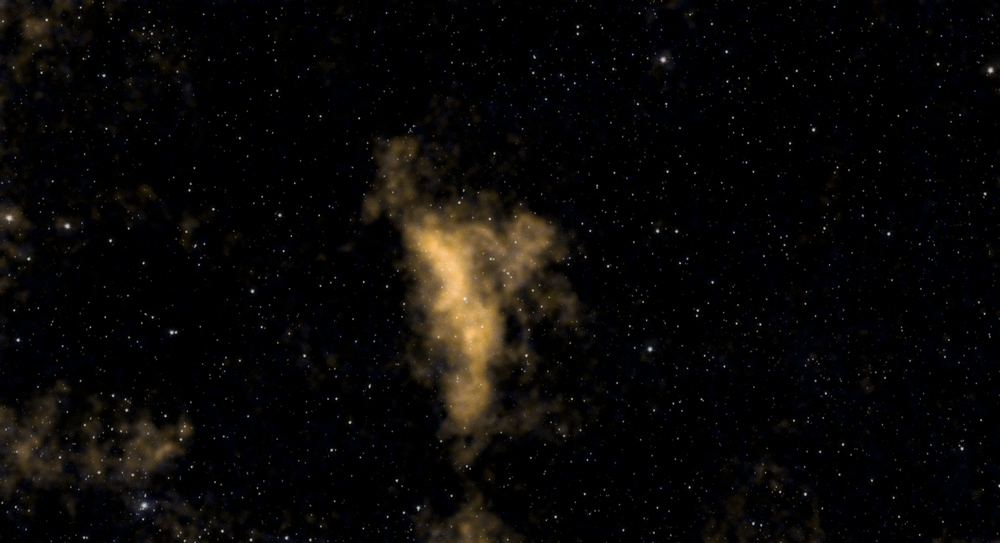
#> input picture masters/B_hubble.png, 1000 x 543 px, shrunk from 2516 x 1366 before the run
$ python enh.py ../masters/B_hubble.png ../masters/B_natural.png
#> lines starting #> are read from the running program, lines starting #| are printed output that depends on the picture; after the words box and inside, x2 and y2 are one past the last pixel; in counts of white or black regions, pixels touching at a corner belong together; long printed decimals are rounded
import cv2, numpy as np, sys
src=sys.argv[1]; out=sys.argv[2]
img=cv2.imread(src).astype(np.float32)/255
# white balance: neutralize moon surface (pixels in bright disc)
lum=img.mean(2); m=lum>0.25
#> after `lum = img.mean(2)`:
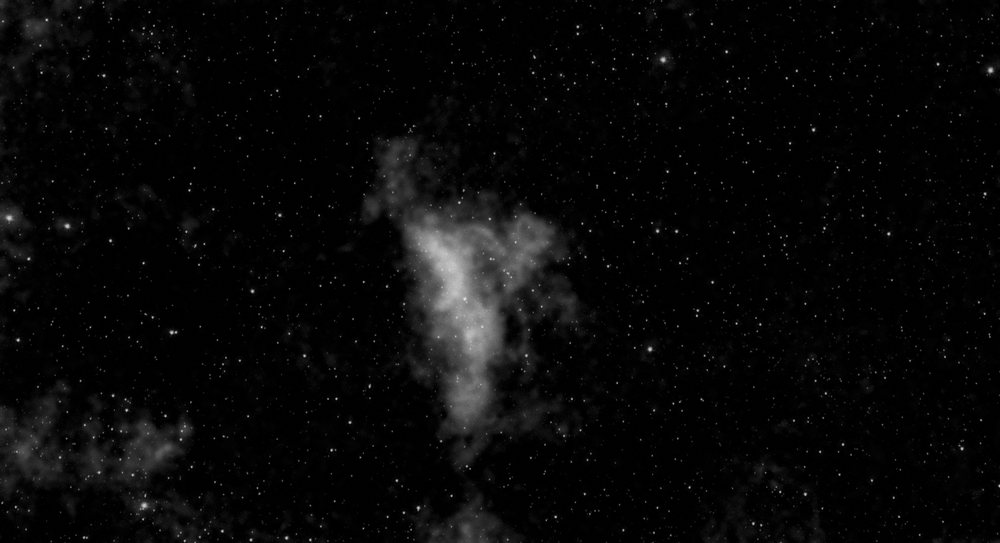
#> lum: shape (543, 1000) float32; min 0, max 0.878, mean 0.0323
#> after `m = lum > 0.25`:
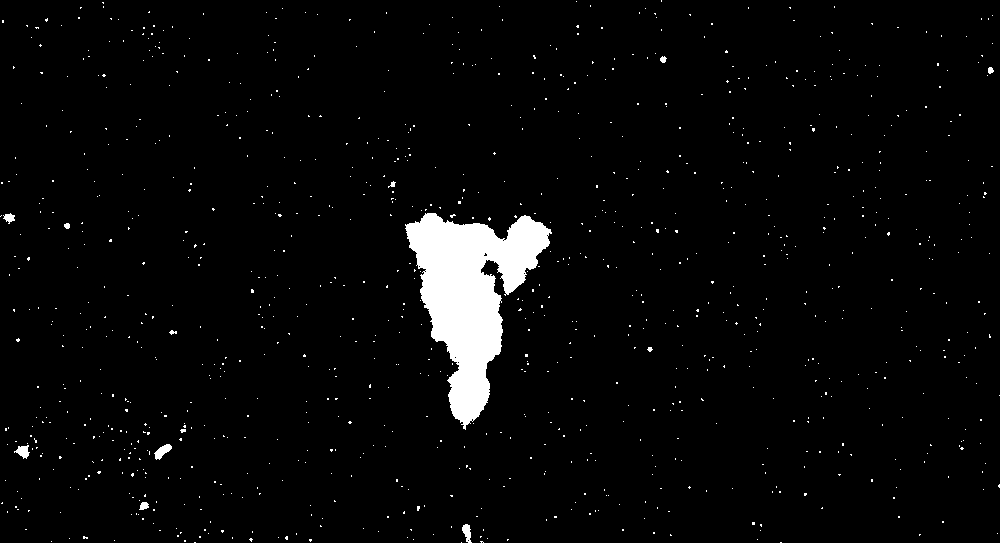
#> m: shape (543, 1000) bool; 3.3% white; 1011 white regions (999 under 20 px), largest, box (x1, y1, x2, y2) and area: (405, 213, 552, 430) 14683, (154, 444, 172, 460) 147, (14, 445, 30, 459) 126
means=img[m].mean(0); g=means.mean()
#> after `means = img[m].mean(0)`: means = [0.28, 0.431, 0.534]
#> after `g = means.mean()`: g = 0.415
wb=g/means; wb=1+(wb-1)*0.8
#> after `wb = g / means`: wb = [1.48, 0.962, 0.778]
#> after `wb = 1 + (wb - 1) * 0.8`: wb = [1.39, 0.97, 0.822]
img=np.clip(img*wb,0,1)
# black point / exposure from lit-surface percentiles
p_lo=np.percentile(img.mean(2),40); p_hi=np.percentile(img.mean(2)[m],99.7)
#> after `p_lo = np.percentile(img.mean(2), 40)`: p_lo = 0.00415
#> after `p_hi = np.percentile(img.mean(2)[m], 99.7)`: p_hi = 0.78
img=np.clip((img-p_lo*0.9)/(min(p_hi*1.0,1)-p_lo*0.9)*0.92,0,1)
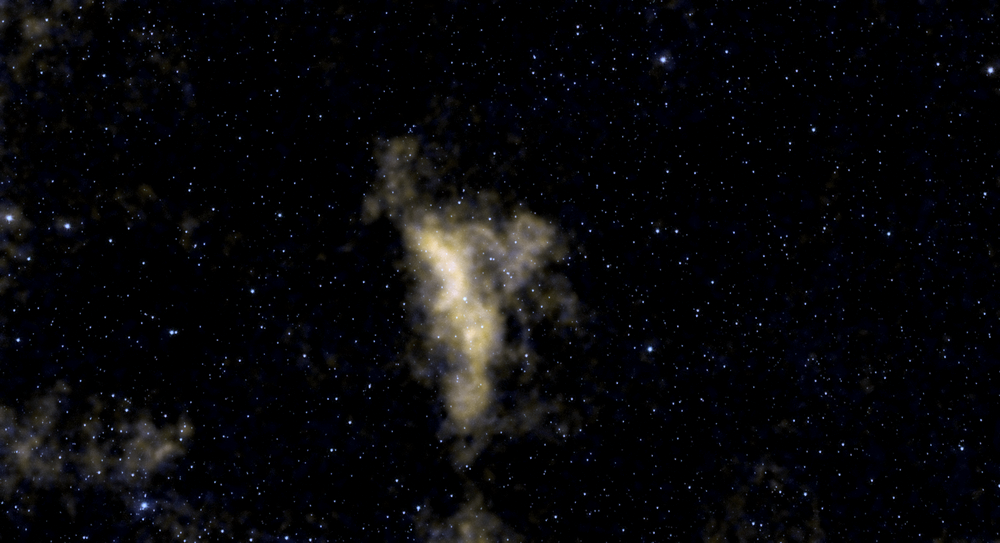
#> img: shape (543, 1000, 3) float32; mean B, G, R 0.0411, 0.034, 0.0347
# denoise
u8=(img*255).astype(np.uint8)
den=cv2.fastNlMeansDenoisingColored(u8,None,2,2,5,13)
lab=cv2.cvtColor(den,cv2.COLOR_BGR2LAB)
#> lab: shape (543, 1000, 3); mean of channels 0, 1, 2 8.4, 128.5, 127.4
L=lab[:,:,0]
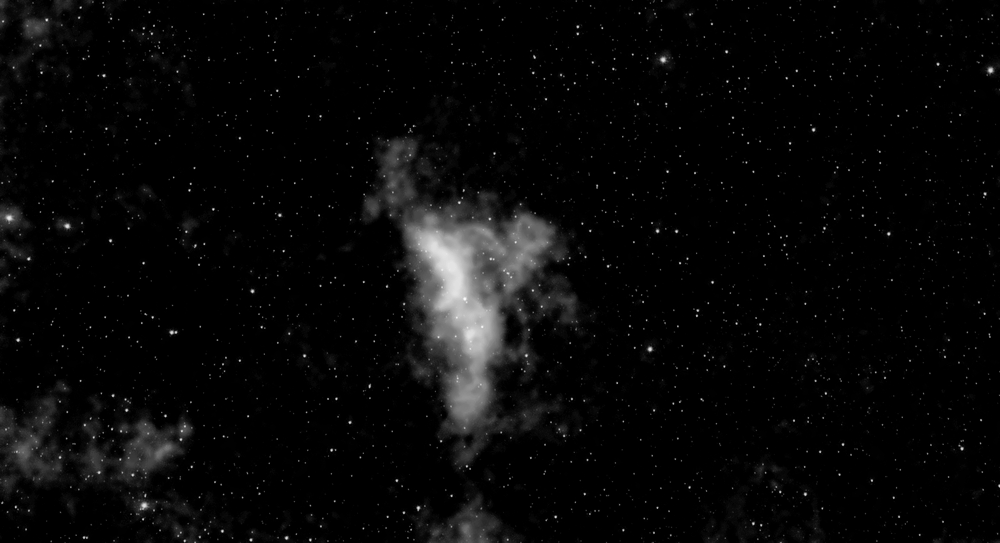
#> L: shape (543, 1000); min 0, max 250, mean 8.4
# local contrast (gentle CLAHE blended)
cl=cv2.createCLAHE(clipLimit=1.3,tileGridSize=(8,8)).apply(L)
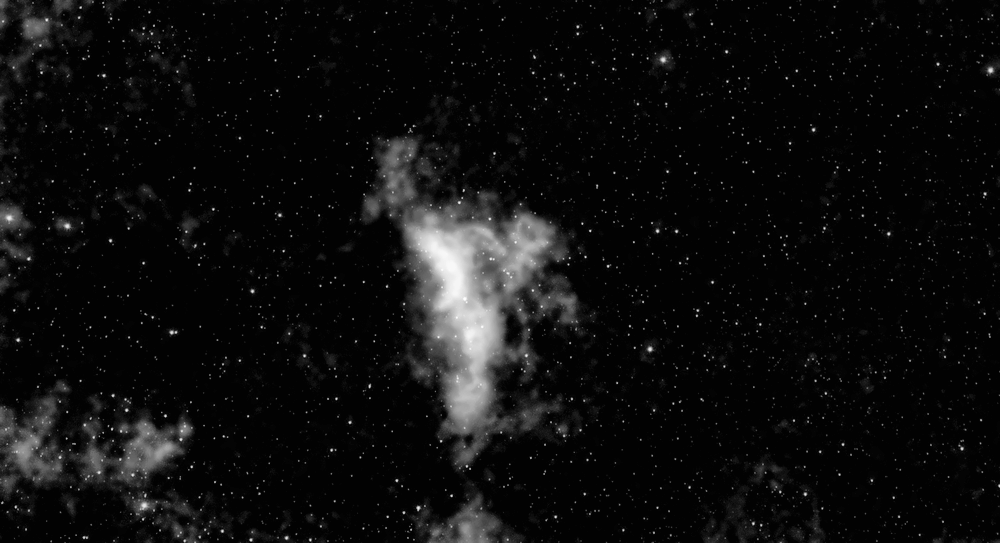
#> cl: shape (543, 1000); min 2, max 254, mean 13.8
L2=cv2.addWeighted(L,0.8,cl,0.2,0).astype(np.float32)
# fine detail: small-radius unsharp, restrained
bl=cv2.GaussianBlur(L2,(0,0),1.2)
L3=np.clip(L2+0.35*(L2-bl),0,255)
# keep sky black
L3[L<8]=L[L<8]
#> L3: shape (543, 1000) float32; min 0, max 255, mean 9.2
lab[:,:,0]=L3.astype(np.uint8)
#> lab: shape (543, 1000, 3); mean of channels 0, 1, 2 9.2, 128.5, 127.4
res=cv2.cvtColor(lab,cv2.COLOR_LAB2BGR)
cv2.imwrite(out,res,[cv2.IMWRITE_JPEG_QUALITY,96])
print(wb,p_lo,p_hi)
#| [1.385  0.9699  0.8221] 0.004153 0.7798

$ run again, on masters/alh_annot.png
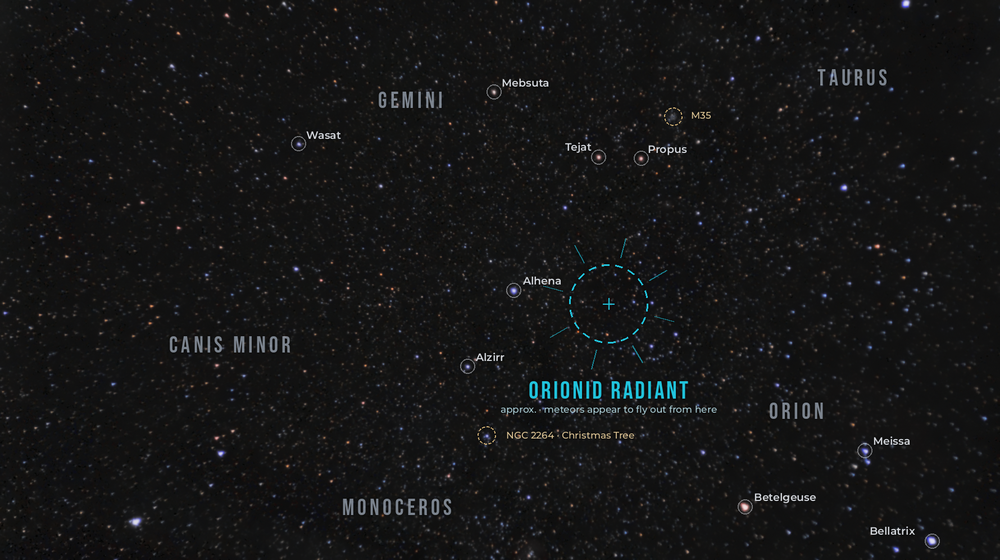
#> input picture masters/alh_annot.png, 1000 x 560 px, shrunk from 1780 x 996 before the run
#> `m = lum > 0.25`:
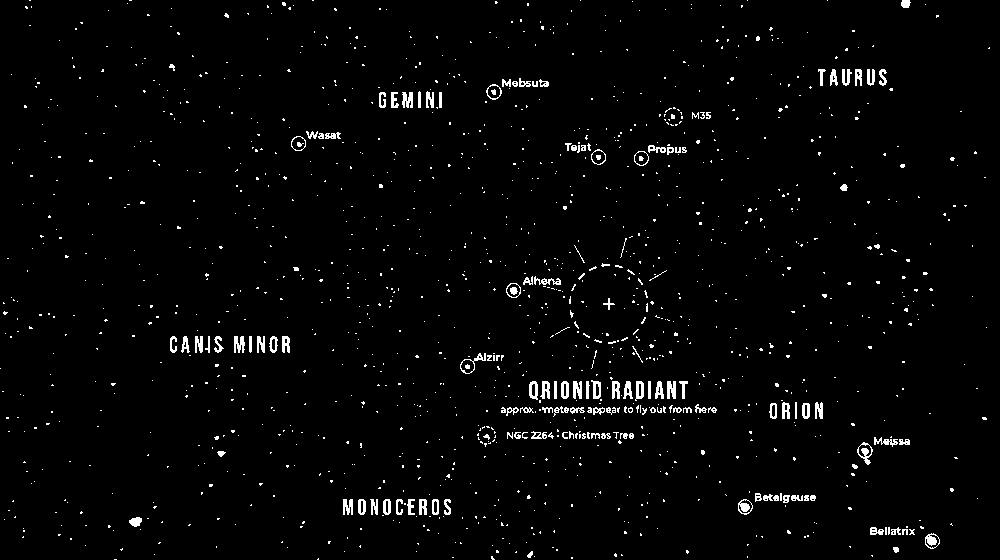
#> m: shape (560, 1000) bool; 2.3% white in thin lines or dots
#> means = [0.499, 0.462, 0.384]
#> g = 0.449
#> wb = [0.899, 0.97, 1.17]
#> wb = [0.919, 0.976, 1.13]
#> p_lo = 0.0688
#> p_hi = 0.902
#> `L=lab[:,:,0]`:
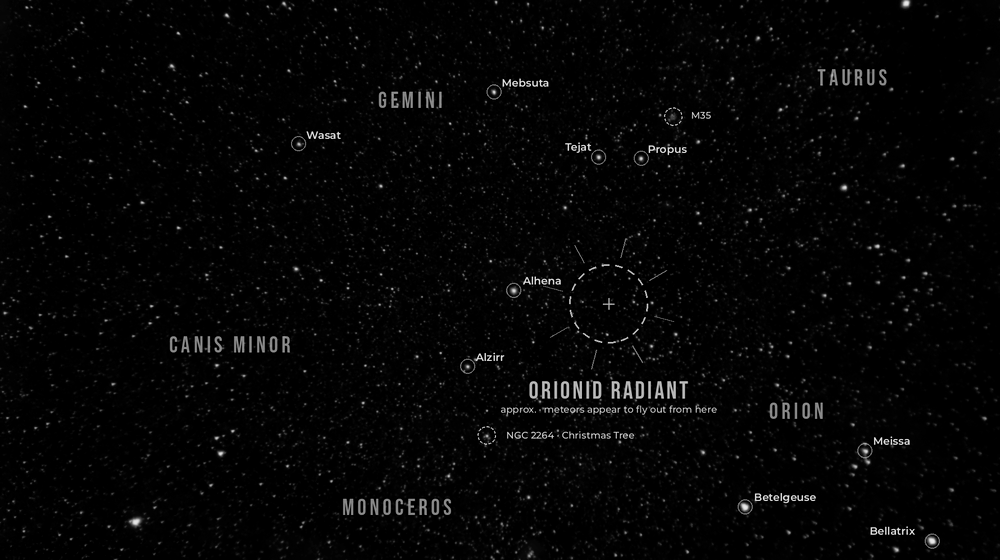
#> L: shape (560, 1000); min 0, max 245, mean 5.3
#| [0.9192 0.9761  1.134 ] 0.06879 0.902

$ run again, on masters/alh_v6.png
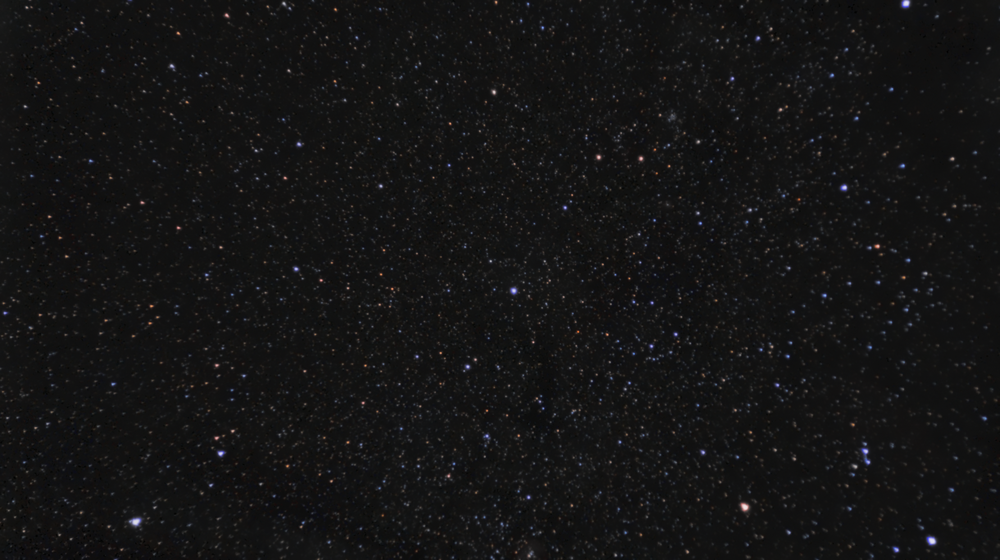
#> input picture masters/alh_v6.png, 1000 x 560 px, shrunk from 1780 x 996 before the run
#> `m = lum > 0.25`:
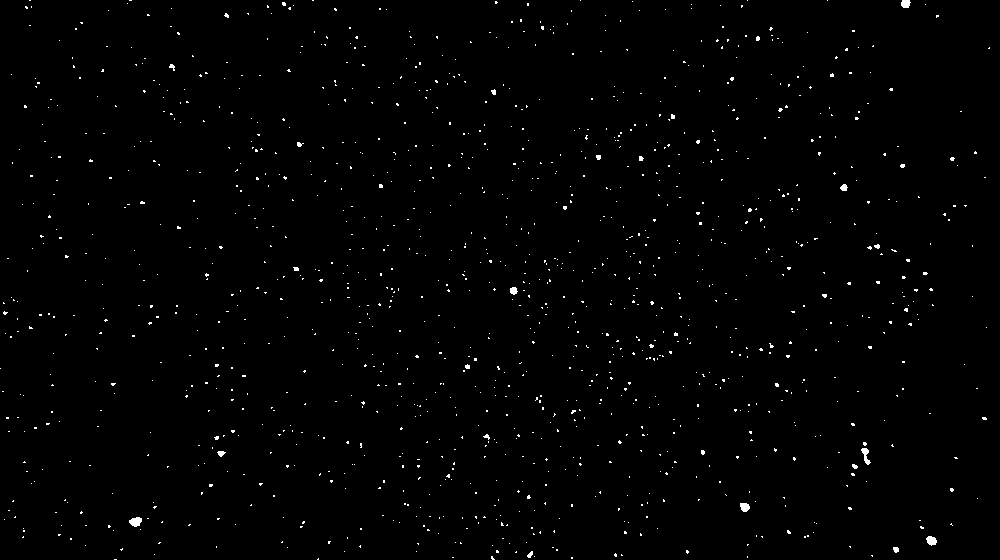
#> m: shape (560, 1000) bool; 0.84% white in thin lines or dots
#> means = [0.404, 0.352, 0.37]
#> g = 0.375
#> wb = [0.93, 1.06, 1.01]
#> wb = [0.944, 1.05, 1.01]
#> p_lo = 0.0682
#> p_hi = 0.892
#| [0.9437 1.052 1.012] 0.06821 0.8924

$ run again, on masters/dc.png
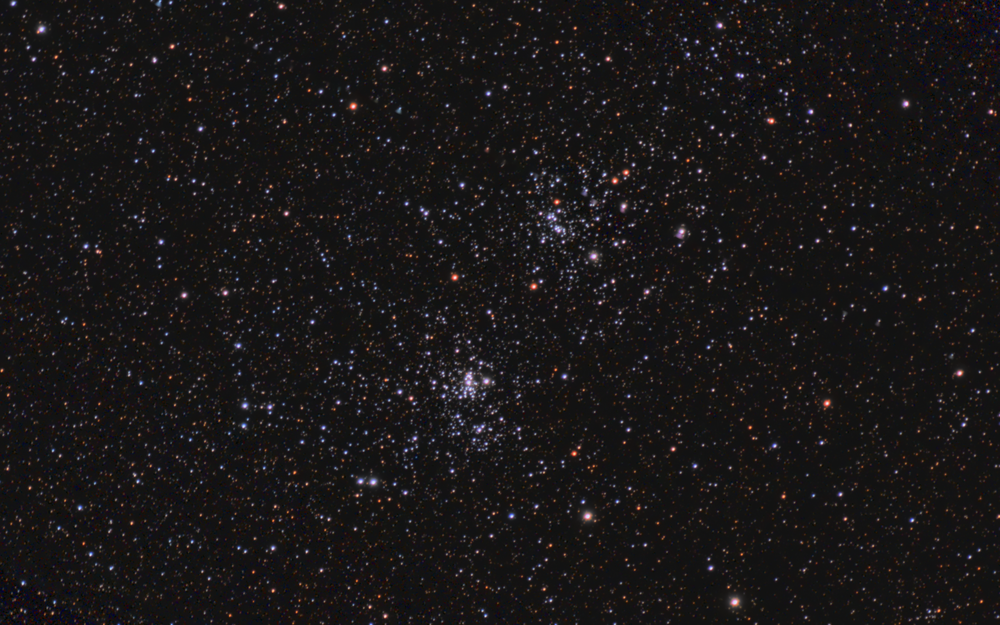
#> input picture masters/dc.png, 1000 x 625 px, shrunk from 2038 x 1274 before the run
#> `m = lum > 0.25`:
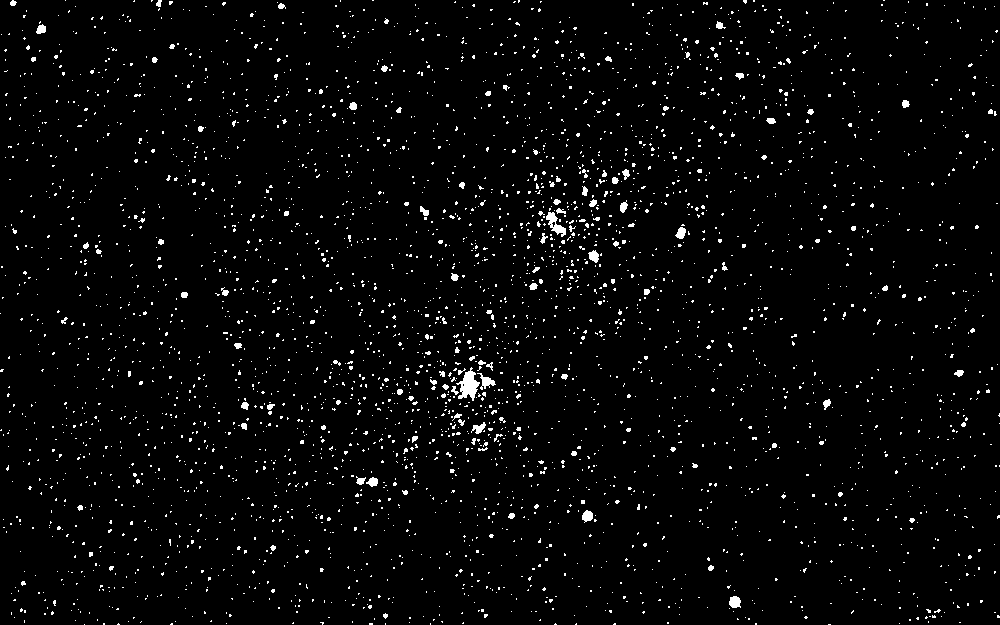
#> m: shape (625, 1000) bool; 2.7% white in thin lines or dots
#> means = [0.403, 0.371, 0.424]
#> g = 0.399
#> wb = [0.99, 1.08, 0.942]
#> wb = [0.992, 1.06, 0.953]
#> p_lo = 0.0744
#> p_hi = 0.905
#> `L=lab[:,:,0]`:
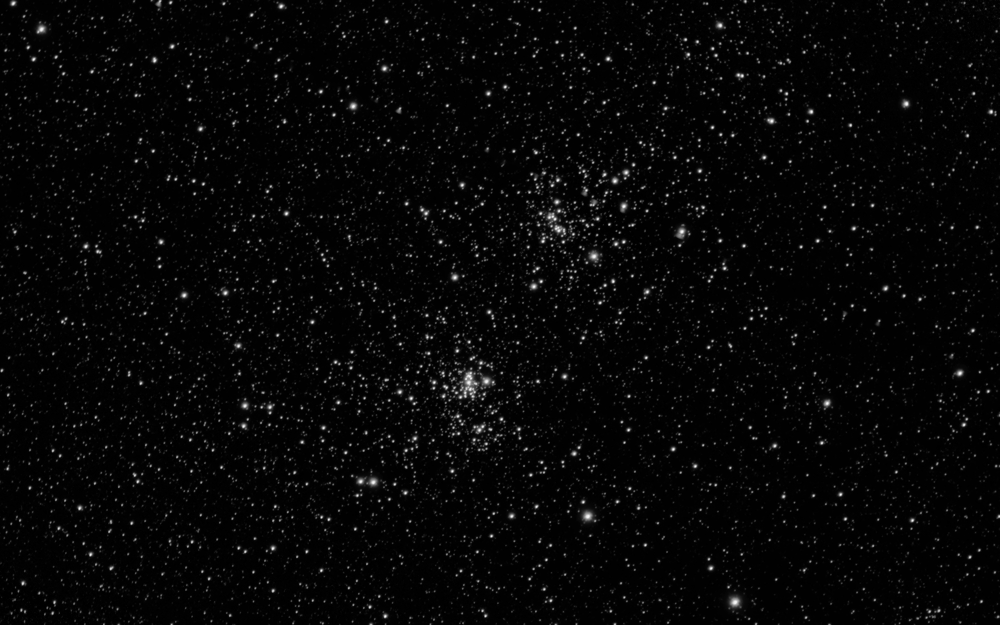
#> L: shape (625, 1000); min 0, max 250, mean 6.6
#| [0.9924  1.062  0.9532] 0.0744 0.9045
